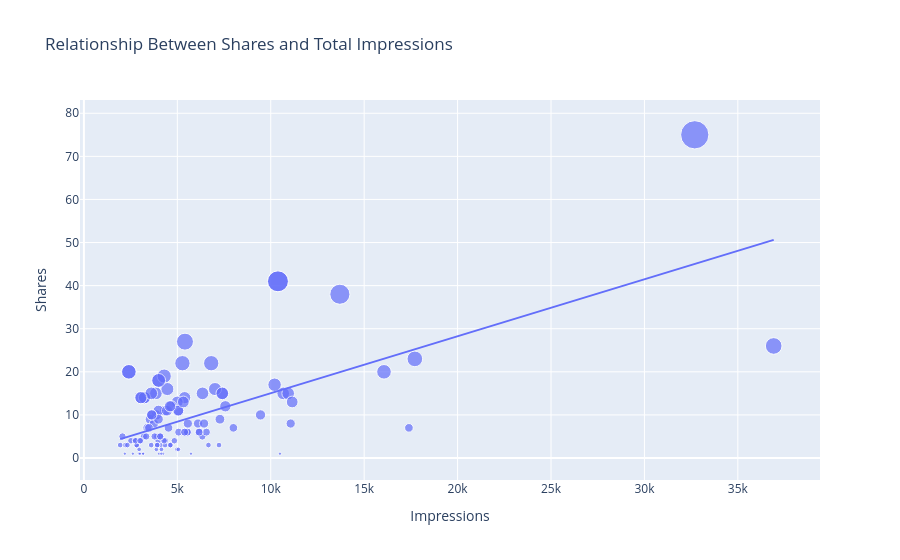

The code cell stored with this chart in its notebook:
### Code cell
figure = px.scatter(data_frame = df, x="Impressions",
                    y="Shares", size="Shares", trendline="ols", 
                    title = "Relationship Between Shares and Total Impressions")
figure.show()
